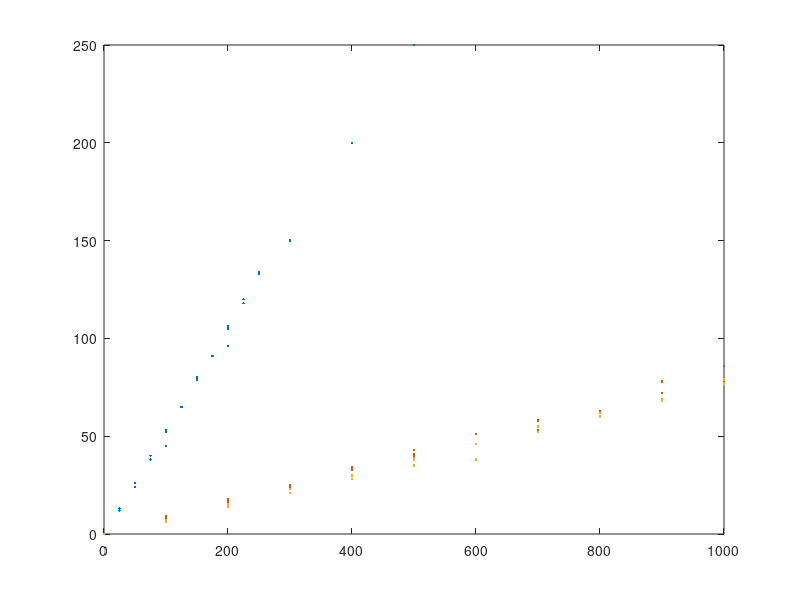

Write the MATLAB code that produced this figure. (Note: this script raises an error after producing the figure.)
% Shortest probe (units of .1 mg)
Probe1  = [
    0   0
    100 45
    200 96
    300 150
    400 200
    500 250
    25  12
    50  24
    75  40
    100 52
    125 65
    150 79
    175 91
    200 105
    225 120
    250 134
    25  13
    50  26
    75  38
    100 53
    125 65
    150 80
    175 91
    200 106
    225 118
    250 133];

% Next shortest probe (green material, nearly as long as pink probe)
Probe2 = [
    0   -8   -13 0   -1
    100 0   -4  7   6
    200 7   5   16  16
    300 16  11  25  24  
    400 25  21  33  33
    500 33  30  40  NaN
    600 38  38  nan NaN
    700 45  45  nan NaN
    800 54  50  nan NaN
    900 64  65  nan NaN
    1000    70  73  nan NaN];

Probe2(:,2) = Probe2(:,2)-Probe2(1,2);
Probe2(:,3) = Probe2(:,3)-Probe2(1,3);
Probe2(:,5) = Probe2(:,5)-Probe2(1,5);
Probe2 = [
    Probe2(:,1) Probe2(:,2);
    Probe2(:,1) Probe2(:,3);
    Probe2(:,1) Probe2(:,4);
    Probe2(:,1) Probe2(:,5);
    ];
Probe2 = Probe2(~isnan(Probe2(:,2)),:);
    
% Probe3: Original pink probe
Probe3 = [
    0  0    0   0
    100 7   7   6
    200 15  15  14
    300 23  23  21
    400 30  30  28
    500 38  39  35
    600 46  46  38  
    700 55  52  NaN
    800 62  60  NaN
    900 69  68  68
    1000 77 79  79
    ];

Probe3 = [
    Probe3(:,1) Probe3(:,2);
    Probe3(:,1) Probe3(:,3);
    Probe3(:,1) Probe3(:,4);
    ];
Probe3 = Probe3(~isnan(Probe3(:,2)),:);

%%
figure
plot(Probe1(:,1),Probe1(:,2),'.','displayName','Probe1');
hold on
plot(Probe2(:,1),Probe2(:,2),'.','displayName','Probe2');
plot(Probe3(:,1),Probe3(:,2),'.','displayName','Probe3');


legend toggle
xlabel('um')
ylabel('1E-4 g')